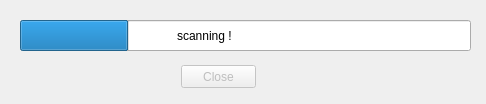
<?xml version="1.0" encoding="UTF-8"?>
<ui version="4.0">
 <class>DialogProgressBar</class>
 <widget class="QDialog" name="DialogProgressBar">
  <property name="geometry">
   <rect>
    <x>0</x>
    <y>0</y>
    <width>486</width>
    <height>104</height>
   </rect>
  </property>
  <property name="windowTitle">
   <string>Scanning available repositories</string>
  </property>
  <widget class="QProgressBar" name="progressBarRepo">
   <property name="geometry">
    <rect>
     <x>20</x>
     <y>20</y>
     <width>451</width>
     <height>31</height>
    </rect>
   </property>
   <property name="value">
    <number>24</number>
   </property>
   <property name="textVisible">
    <bool>false</bool>
   </property>
   <property name="invertedAppearance">
    <bool>false</bool>
   </property>
   <property name="textDirection">
    <enum>QProgressBar::TopToBottom</enum>
   </property>
   <property name="format">
    <string>%p%</string>
   </property>
  </widget>
  <widget class="QLabel" name="labelScanComplete">
   <property name="enabled">
    <bool>true</bool>
   </property>
   <property name="geometry">
    <rect>
     <x>177</x>
     <y>28</y>
     <width>101</width>
     <height>16</height>
    </rect>
   </property>
   <property name="font">
    <font>
     <weight>50</weight>
     <italic>false</italic>
     <bold>false</bold>
     <underline>false</underline>
     <strikeout>false</strikeout>
    </font>
   </property>
   <property name="mouseTracking">
    <bool>false</bool>
   </property>
   <property name="toolTip">
    <string/>
   </property>
   <property name="inputMethodHints">
    <set>Qt::ImhNone</set>
   </property>
   <property name="text">
    <string>scanning !</string>
   </property>
   <property name="buddy">
    <cstring></cstring>
   </property>
  </widget>
  <widget class="QPushButton" name="pushButtonClose">
   <property name="enabled">
    <bool>false</bool>
   </property>
   <property name="geometry">
    <rect>
     <x>181</x>
     <y>65</y>
     <width>75</width>
     <height>23</height>
    </rect>
   </property>
   <property name="text">
    <string>Close</string>
   </property>
  </widget>
 </widget>
 <resources/>
 <connections/>
</ui>
